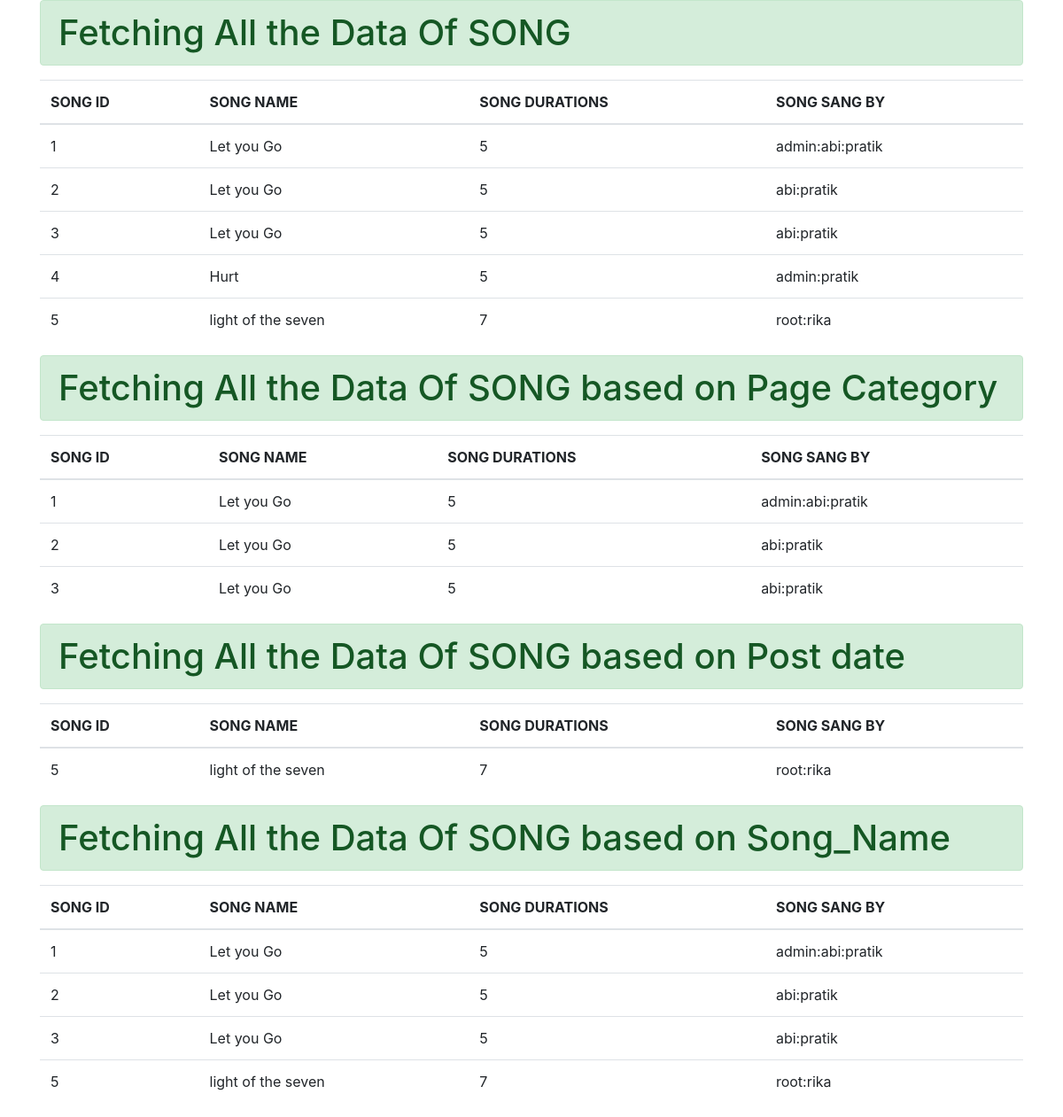
The page /song/ on the database its author committed.
### allRelationshipApp/models.py (models this page shows, shortened)
class Song(models.Model):
    user=models.ManyToManyField(User)
    song_name=models.CharField(max_length=50)
    song_duration=models.IntegerField()
    def sang_by(self):
        return ":".join([ str(u) for u in self.user.all()])

### allRelationshipApp/views.py (the view)
# urls.py: path('song/', views.show_song_details),
def show_song_details(request):
    data1=Song.objects.all()
    data2=Song.objects.filter(user__page__page_cat="Programming")
    data3=Song.objects.filter(user__post__post_date=date(2021,9,15))
    data4=Song.objects.filter(song_name__istartswith="l")
    return render(request, "allRelationshipApp/songs.html", {"data1":data1,"data2":data2,"data3":data3,"data4":data4})

### allRelationshipApp/templates/allRelationshipApp/songs.html (shortened to what this page needs)
<!DOCTYPE html>
<html lang="en">
    <head>
        <link rel="stylesheet" href="https://cdn.jsdelivr.net/npm/bootstrap@4.6.0/dist/css/bootstrap.min.css">
    </head>
    <body>
        <div class="container">
            <h1 class="display-5 alert alert-success">Fetching All the Data Of SONG</h1>
            {% if data1 %}
                <table class="table table-inverse">
                    <thead>
                        <tr>
                            <th>SONG ID</th>
                            <th>SONG NAME</th>
                            <th>SONG DURATIONS</th>
                            <th>SONG SANG BY</th>
                        </tr>
                    </thead>
                    <tbody>
                        {% for data in data1 %}
                            <tr>
                                <td>{{data.id}}</td>
                                <td>{{data.song_name}}</td>
                                <td>{{data.song_duration}}</td>
                                <td>{{data.sang_by}}</td>
                            </tr>
                        {% endfor %}
                    </tbody>
                </table>
            {% else %}
                <h1 class="display-4 alert alert-danger">No data available</h1>
            {% endif %}
        </div>
        <div class="container">
            <h1 class="display-5 alert alert-success">Fetching All the Data Of SONG based on Page Category</h1>
            {% if data2 %}
                <table class="table table-inverse">
                    <thead>
                        <tr>
                            <th>SONG ID</th>
                            <th>SONG NAME</th>
                            <th>SONG DURATIONS</th>
                            <th>SONG SANG BY</th>
                        </tr>
                    </thead>
                    <tbody>
                        {% for data in data2 %}
                            <tr>
                                <td>{{data.id}}</td>
                                <td>{{data.song_name}}</td>
                                <td>{{data.song_duration}}</td>
                                <td>{{data.sang_by}}</td>
                            </tr>
                        {% endfor %}
                    </tbody>
                </table>
            {% else %}
                <h1 class="display-4 alert alert-danger">No data available</h1>
            {% endif %}
        </div>
        <div class="container">
            <h1 class="display-5 alert alert-success">Fetching All the Data Of SONG based on Post date</h1>
            {% if data3 %}
                <table class="table table-inverse">
                    <thead>
                        <tr>
                            <th>SONG ID</th>
                            <th>SONG NAME</th>
                            <th>SONG DURATIONS</th>
                            <th>SONG SANG BY</th>
                        </tr>
                    </thead>
                    <tbody>
                        {% for data in data3 %}
                            <tr>
                                <td>{{data.id}}</td>
                                <td>{{data.song_name}}</td>
                                <td>{{data.song_duration}}</td>
                                <td>{{data.sang_by}}</td>
                            </tr>
                        {% endfor %}
                    </tbody>
                </table>
            {% else %}
                <h1 class="display-4 alert alert-danger">No data available</h1>
            {% endif %}
        </div>
        <div class="container">
            <h1 class="display-5 alert alert-success">Fetching All the Data Of SONG based on Song_Name</h1>
            {% if data4 %}
                <table class="table table-inverse">
                    <thead>
                        <tr>
                            <th>SONG ID</th>
                            <th>SONG NAME</th>
                            <th>SONG DURATIONS</th>
                            <th>SONG SANG BY</th>
                        </tr>
                    </thead>
                    <tbody>
                        {% for data in data4 %}
                            <tr>
                                <td>{{data.id}}</td>
                                <td>{{data.song_name}}</td>
                                <td>{{data.song_duration}}</td>
                                <td>{{data.sang_by}}</td>
                            </tr>
                        {% endfor %}
                    </tbody>
                </table>
            {% else %}
                <h1 class="display-4 alert alert-danger">No data available</h1>
            {% endif %}
        </div>
    </body>
</html>

### rows shown on the page
Song: id "1", song_name "Let you Go", song_duration "5", sang_by "admin:abi:pratik"
Song: id "2", song_name "Let you Go", song_duration "5", sang_by "abi:pratik"
Song: id "3", song_name "Let you Go", song_duration "5", sang_by "abi:pratik"
Song: id "4", song_name "Hurt", song_duration "5", sang_by "admin:pratik"
Song: id "5", song_name "light of the seven", song_duration "7", sang_by "root:rika"
